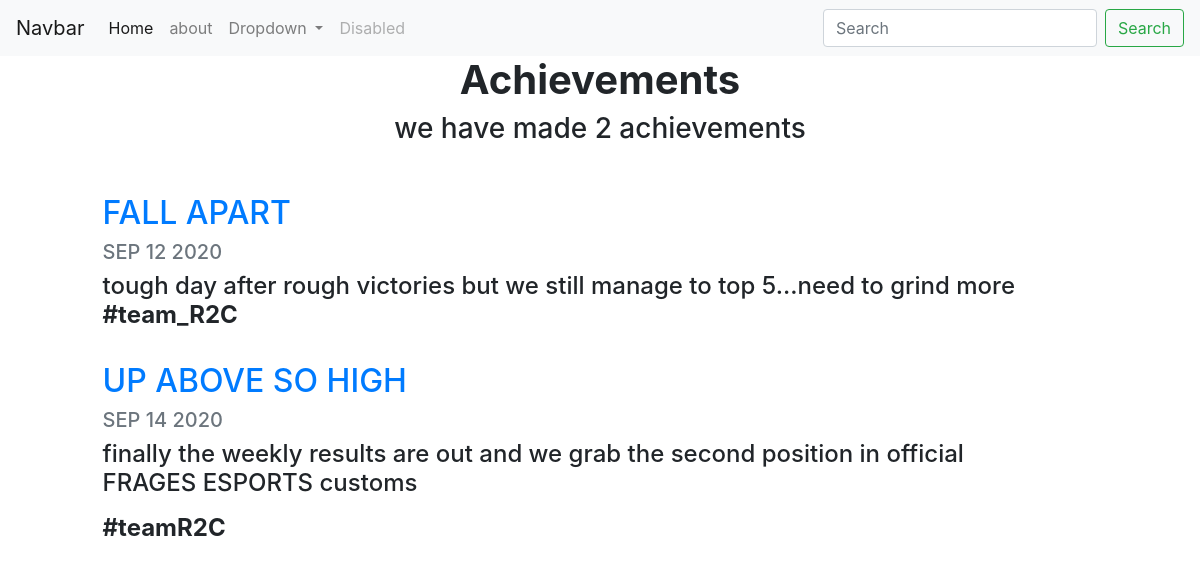
Page /achievements/ on the committed database.
### achievements/models.py (models this page shows)
class Achievements(models.Model):
	title=models.CharField(max_length=50)
	description=models.CharField(max_length=200)
	date=models.DateField()

### achievements/views.py (the view)
# urls.py: path('', views.myachievements, name='myachievements'),
def myachievements(request):
	ach=Achievements.objects.all()
	return render (request, 'achievements/achievements.html',{'y':ach})

### achievements/templates/achievements/achievements.html
{% extends "portfolio/base.html" %}
{% load static %}
{% block content %}
<h1 id="blogtitle" class="font-weight-bold text-center">Achievements</h1>
<h3 class="text-center mb-5">we have made {{ y.count }} achievement{{ y.count|pluralize }}</h3>
{% for x in y %}
<div class="row justify-content-center my-3">
  <div class="col-md-10">
    <a href="{% url 'myachievements' %}">
      <h2>{{ x.title }}</h2>
    </a>
    <h5 class="text-muted">{{ x.date|date:'M d Y'|upper }}</h5>
    <h4>{{ x.description|safe }}</h4>
  </div>
</div>
{% endfor %}
{% endblock %}

### rows in the picture
Achievements: title "FALL APART", date "SEP 12 2020", description "tough day after rough victories but we still manage to top 5...need to grind more #team_R2C"
Achievements: title "UP ABOVE SO HIGH", date "SEP 14 2020", description "finally the weekly results are out and we grab the second position in official FRAGES ESPORTS customs #teamR2C"

### other values in the picture
{{ y.count }} "2"
